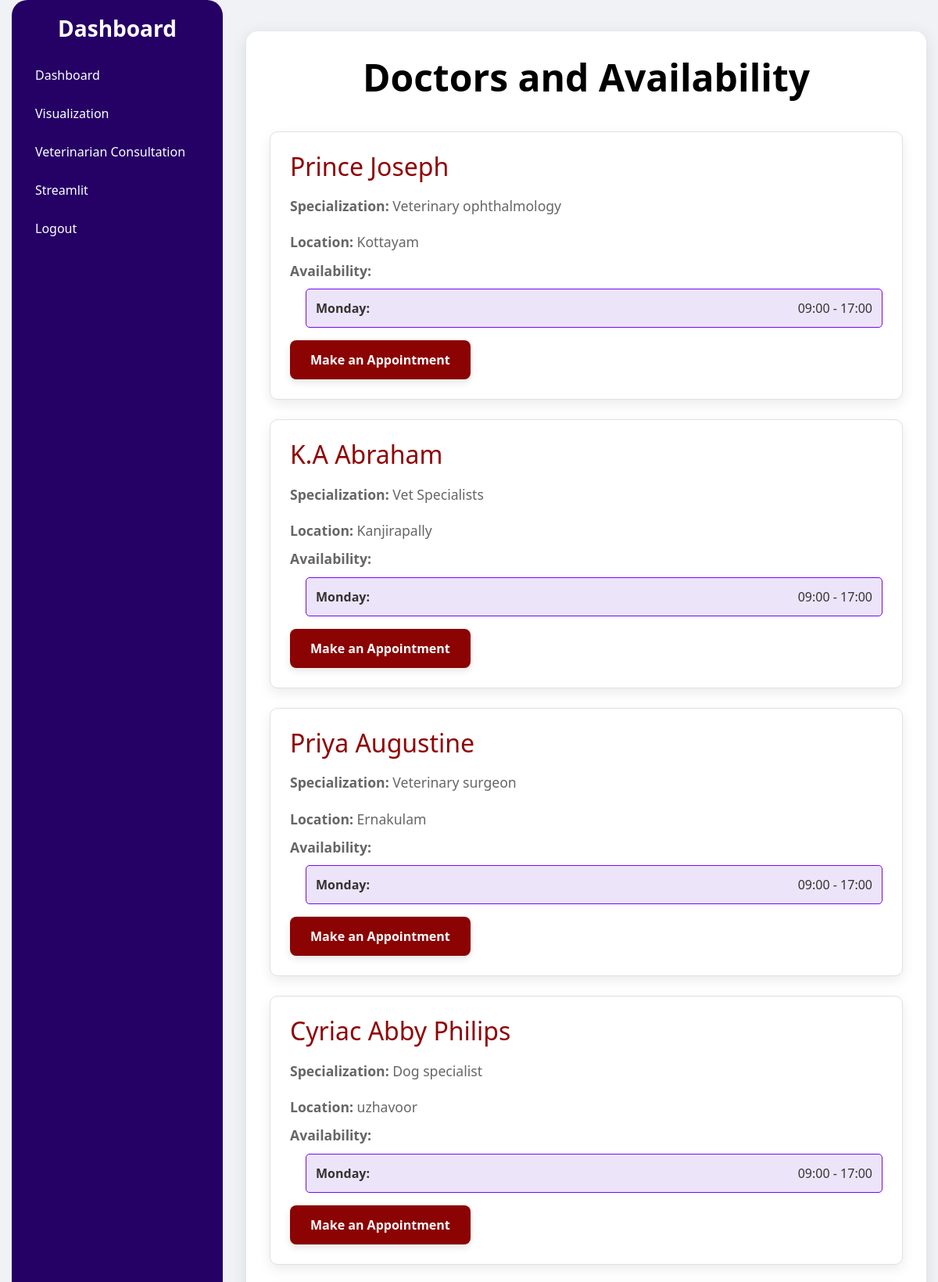
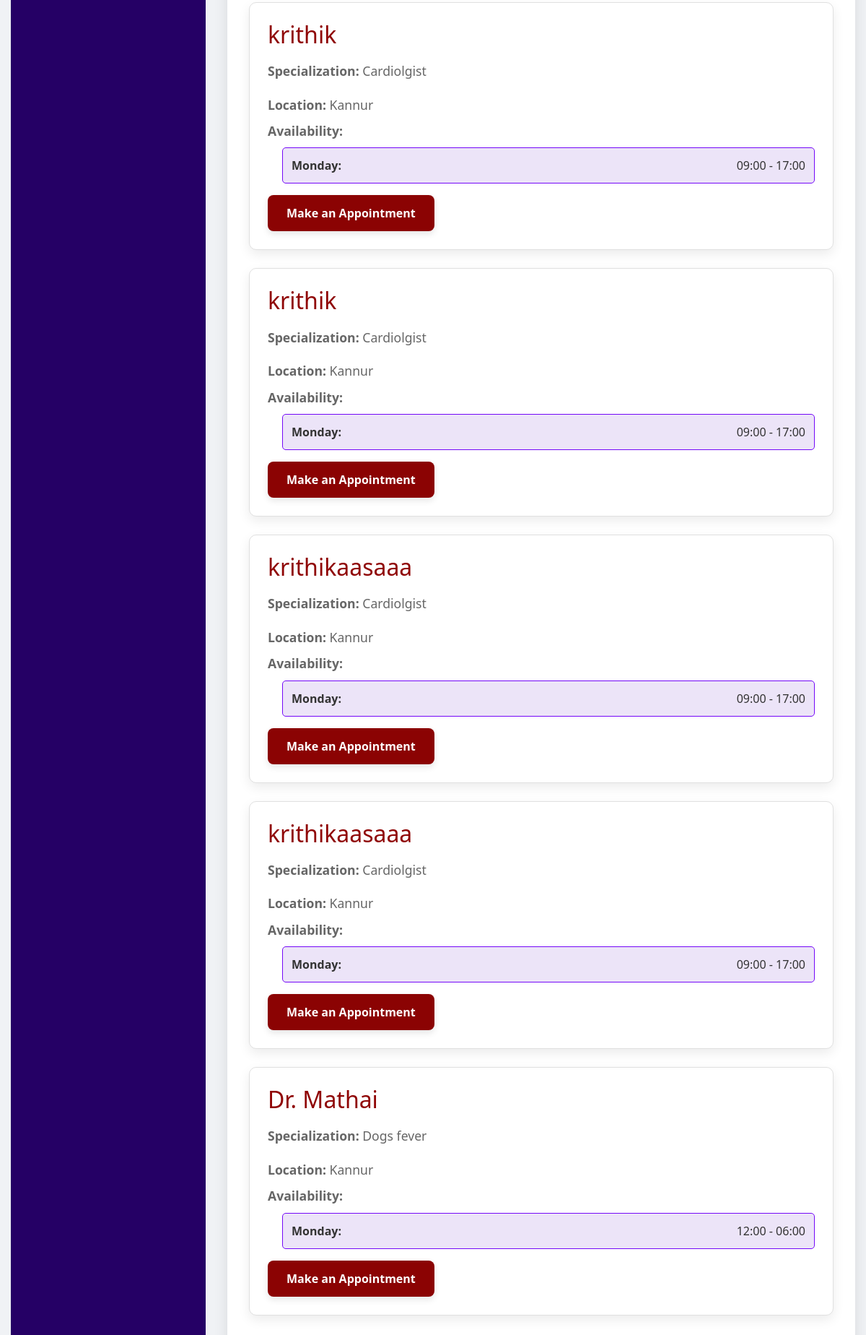
The app's page /consultation/ (signed in) with its own data (2 pictures, top to bottom).
### pets/models.py (models this page shows, shortened)
class Doctor(models.Model):
    name = models.CharField(max_length=100, default='')
    specialization = models.CharField(max_length=100)
    location = models.CharField(max_length=100, default='')
    day_of_week = models.CharField(max_length=9, choices=[
        ('Monday', 'Monday'),
        ('Tuesday', 'Tuesday'),
        ('Wednesday', 'Wednesday'),
        ('Thursday', 'Thursday'),
        ('Friday', 'Friday'),
        ('Saturday', 'Saturday'),
        ('Sunday', 'Sunday'),
    ], default='Monday')  # Set a default day if needed
    start_time = models.TimeField(default='09:00:00')  # Default start time
    end_time = models.TimeField(default='17:00:00')  # Default end time

### pets/views.py (the view)
# urls.py: path('consultation/', consultation_view, name='consultation'),
def consultation_view(request):
    doctors = Doctor.objects.all()
    return render(request, 'consultation.html', {'doctors': doctors})

### pets/templates/consultation.html (shortened to what this page needs)
<!DOCTYPE html>
<html lang="en">
<head>
    <link href="https://stackpath.bootstrapcdn.com/bootstrap/4.5.2/css/bootstrap.min.css" rel="stylesheet">
</head>
<body>
    <div class="container-fluid">
        <div class="row">
            <div class="col-md-3">
                <div class="sidebar">
                    <h3>Dashboard</h3>
                    {% if user.is_authenticated %}
                    <a href="{% url 'add_record' %}">Dashboard</a>
                    <a href="{% url 'add_record' %}">Visualization</a>
                    <a href="{% url 'consultation' %}">Veterinarian Consultation</a>
                    <a href="https://pet-disease-prediction-ewrxf6nkskvzzct4eky7eh.streamlit.app/">Streamlit</a>
                    <a href="{% url 'user_logout' %}">Logout</a>
                    {% else %}
                    <a href="{% url 'combined_login' %}">Visualization</a>
                    <a href="{% url 'combined_login' %}">Veterinarian Consultation</a>
                    {% endif %}
                </div>
            </div>
            <div class="col-md-9">
                <div class="container">
                    <h1>Doctors and Availability</h1>
                    {% for doctor in doctors %}
                    <div class="doctor-container">
                        <div class="doctor-info">
                            <h2>{{ doctor.name }}</h2>
                            <p><strong>Specialization:</strong> {{ doctor.specialization }}</p>
                            <p><strong>Location:</strong> {{ doctor.location }}</p>
                        </div>
                        <div>
                            <p class="availability-header">Availability:</p>
                            <ul class="availability">
                                <li>
                                    <strong>{{ doctor.day_of_week }}:</strong>
                                    {{ doctor.start_time|time:"H:i" }} - {{ doctor.end_time|time:"H:i" }}
                                </li>
                            </ul>
                        </div>
                        <a href="{% url 'appointment' doctor.id %}" class="btn">Make an Appointment</a>
                    </div>
                    {% endfor %}
                </div>
            </div>
        </div>
    </div>
</body>
</html>

### pets/templates/consultation.html (style rules this page uses)
body { font-family: 'Segoe UI', Tahoma, Geneva, Verdana, sans-serif; background-color: #f0f2f5; margin: 0; padding: 0; display: flex; height: 100vh; }
.container-fluid { flex-grow: 1; }
.sidebar { background-color: #250065; padding: 20px; border-radius: 20px; color: white; height: 100%; }
.sidebar h3 { margin-bottom: 20px; font-weight: bold; text-align: center; }
.sidebar a { color: white; text-decoration: none; display: block; padding: 10px; margin: 5px 0; border-radius: 10px; transition: background-color 0.3s; }
.container { max-width: 1000px; margin: 40px auto; background: #ffffff; padding: 30px; border-radius: 15px; box-shadow: 0 4px 20px rgba(0, 0, 0, 0.1); }
h1 { text-align: center; font-size: 3em; color: #000000; margin-bottom: 40px; font-weight: 700; }
.doctor-container { background-color: #fff; border: 1px solid #e0e0e0; border-radius: 10px; padding: 25px; margin-bottom: 25px; box-shadow: 0 6px 16px rgba(0, 0, 0, 0.08); transition: box-shadow 0.3s ease-in-out, transform 0.3s ease-in-out; }
.doctor-container h2 { margin-top: 0; font-size: 2em; color: #8f0404; }
.doctor-container p { color: #666; font-size: 1.1em; margin-bottom: 10px; }
.availability { margin-left: 20px; list-style-type: none; padding: 0; }
.availability li { background-color: #ece4f8; border: 1px solid #7408f8; border-radius: 5px; padding: 12px; margin-bottom: 12px; color: #333333; font-size: 1em; display: flex; justify-content: space-between; }
.btn { display: inline-block; padding: 12px 25px; background-color: #8b0303; color: #fff; text-decoration: none; border-radius: 8px; font-weight: bold; text-align: center; transition: background-color 0.3s, transform 0.2s; box-shadow: 0 4px 10px rgba(0, 0, 0, 0.1); }
.doctor-info { display: flex; flex-direction: column; gap: 10px; }
.availability-header { font-size: 1.3em; font-weight: bold; color: #007bff; margin-bottom: 10px; }

### records on screen
Doctor: name "Prince Joseph", specialization "Veterinary ophthalmology", location "Kottayam", day_of_week "Monday", start_time "09:00", end_time "17:00"
Doctor: name "K.A Abraham", specialization "Vet Specialists", location "Kanjirapally", day_of_week "Monday", start_time "09:00", end_time "17:00"
Doctor: name "Priya Augustine", specialization "Veterinary surgeon", location "Ernakulam", day_of_week "Monday", start_time "09:00", end_time "17:00"
Doctor: name "Cyriac Abby Philips", specialization "Dog specialist", location "uzhavoor", day_of_week "Monday", start_time "09:00", end_time "17:00"
Doctor: name "krithik", specialization "Cardiolgist", location "Kannur", day_of_week "Monday", start_time "09:00", end_time "17:00"
Doctor: name "krithik", specialization "Cardiolgist", location "Kannur", day_of_week "Monday", start_time "09:00", end_time "17:00"
Doctor: name "krithikaasaaa", specialization "Cardiolgist", location "Kannur", day_of_week "Monday", start_time "09:00", end_time "17:00"
Doctor: name "krithikaasaaa", specialization "Cardiolgist", location "Kannur", day_of_week "Monday", start_time "09:00", end_time "17:00"
Doctor: name "Dr. Mathai", specialization "Dogs fever", location "Kannur", day_of_week "Monday", start_time "12:00", end_time "06:00"
